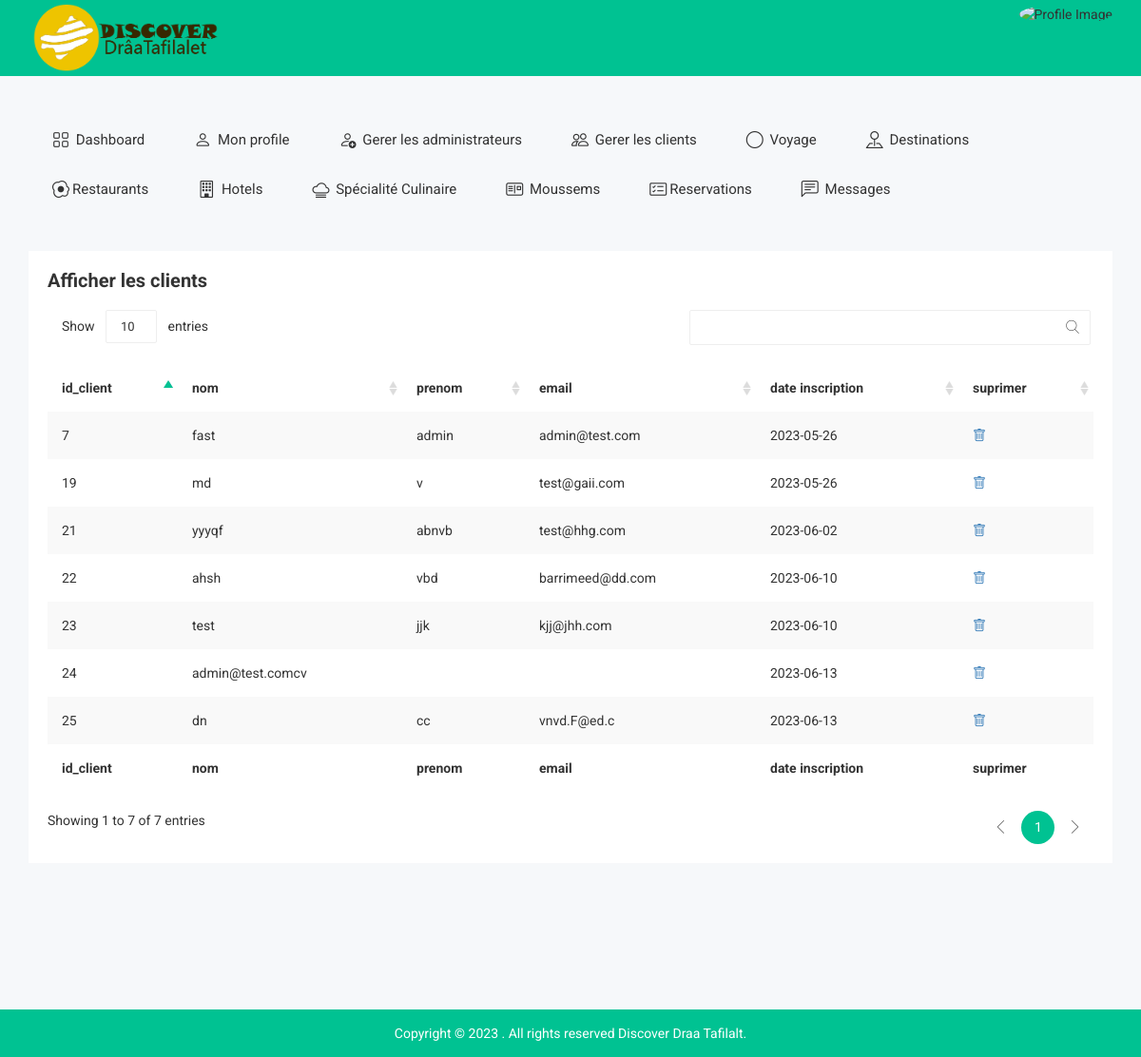
Page /afficheclient.php (signed in) on the committed database.
### tables this page shows
CREATE TABLE `client` (
  `id_client` int(11) NOT NULL,
  `nom` varchar(255) NOT NULL,
  `prenom` varchar(255) NOT NULL,
  `email` varchar(255) NOT NULL,
  `password` varchar(255) NOT NULL,
  `date-adding` date NOT NULL
);

### afficheclient.php (the view, shortened to what this page needs)
<?php
include 'connection.php';
$sql = 'SELECT *
		FROM client';
 $statement = $pdo->query($sql);
 $publishers = $statement->fetchAll(PDO::FETCH_ASSOC);
?>
<!doctype html>
<html class="no-js" lang="">
<head>
    <link rel="stylesheet" href="https://cdn.jsdelivr.net/npm/bootstrap-icons@1.10.5/font/bootstrap-icons.css">
        <link rel="stylesheet" href="css/bootstrap.min.css">
        <link rel="stylesheet" href="css/bootstrap/bootstrap.min.css">
        <link rel="stylesheet" href="css/font-awesome.min.css">
        <link rel="stylesheet" href="css/owl.carousel.css">
        <link rel="stylesheet" href="css/owl.theme.css">
        <link rel="stylesheet" href="css/owl.transitions.css">
        <link rel="stylesheet" href="css/meanmenu/meanmenu.min.css">
        <link rel="stylesheet" href="css/animate.css">
        <link rel="stylesheet" href="css/normalize.css">
        <link rel="stylesheet" href="css/wave/waves.min.css">
        <link rel="stylesheet" href="css/wave/button.css">
        <link rel="stylesheet" href="css/scrollbar/jquery.mCustomScrollbar.min.css">
        <link rel="stylesheet" href="css/notika-custom-icon.css">
        <link rel="stylesheet" href="css/jquery.dataTables.min.css">
        <link rel="stylesheet" href="css/main.css">
        <link rel="stylesheet" href="style.css">
        <link rel="stylesheet" href="css/responsive.css">
</head>
<body>
    <?php include 'tophead.php' ?>
    <div class="main-menu-area mg-tb-40">
    </div>
    <div class="notika-status-area">
        <div class="container">
            <div class="row">
                <div class="col-lg-12 col-md-12 col-sm-12 col-xs-12">
                    <div class="data-table-list">
                        <div class="basic-tb-hd">
                            <h2>Afficher les clients</h2>
                        </div>
                        <div class="table-responsive">
                            <table id="data-table-basic" class="table table-striped">
                                <thead>
                                    <tr>
                                        <th>id_client</th>
                                        <th>nom</th>
                                        <th>prenom</th>
                                        <th>email</th>
                                        <th>date inscription</th>
                                        <th>suprimer</th>
                                    </tr>
                                </thead>
                                <tbody>
                                <?php
                                if ($publishers) {
                                    foreach ($publishers as $publisher) {
                                        echo '<tr>
                                        <td>'.$publisher['id_client'].'</td>
                                        <td>'.$publisher['nom'].'</td>
                                        <td>'.$publisher['prenom'].'</td>
                                        <td>'.$publisher['email'].'</td>
                                        <td>'.$publisher['date-adding'].'</td>
                                        <td><a href="delete-client.php?id='.$publisher['id_client'].'"><i class="bi bi-trash"></i></a></td>
                                    </tr>';
                                    }
                                }
                                ?>
                                </tbody>
                                <tfoot>
                                    <tr>
                                    <th>id_client</th>
                                        <th>nom</th>
                                        <th>prenom</th>
                                        <th>email</th>
                                        <th>date inscription</th>
                                        <th>suprimer</th>
                                    </tr>
                                </tfoot>
                            </table>
                        </div>
                    </div>
                </div>
            </div>
        </div>
    </div>
    <div class="footer-copyright-area">
        <div class="container">
            <div class="row">
                <div class="col-lg-12 col-md-12 col-sm-12 col-xs-12">
                    <div class="footer-copy-right">
                        <p>Copyright © 2023
. All rights reserved Discover Draa Tafilalt.</p>
                    </div>
                </div>
            </div>
        </div>
    </div>
</body>
</html>

### tophead.php (shortened to what this page needs)
<div class="header-top-area">
        <div class="container">
            <div class="row">
                <div class="col-lg-4 col-md-4 col-sm-12 col-xs-12">
                    <div class="logo-area">
                        <a href="#"><img src="img/logo/logo.png" alt="" width="200px" height="70px"/></a>
                    </div>
                </div>
                <div class="col-lg-8 col-md-8 col-sm-12 col-xs-12">
                    <div class="header-top-menu">
                        <ul class="nav navbar-nav notika-top-nav">
                            <li class="nav-item dropdown">
                        <div class="profile-image" data-toggle="modal" data-target="#profileModal">
                    <img class="rounded-circle mb-3" src="<?php echo'../admin-ver/'.$_SESSION['photoprofile']?>" alt="Profile Image">
                  </div></li>
                        </ul>
                    </div>
                </div>
            </div>
        </div>
    </div>

### css/main.css (style rules this page uses)
html { color: #222; font-size: 1em; line-height: 1.4; }
audio, canvas, iframe, img, svg, video { vertical-align: middle; }

### rows in the picture
client: id_client "7", nom "fast", prenom "admin", email "admin@test.com", value "2023-05-26"
client: id_client "19", nom "md", prenom "v", email "test@gaii.com", value "2023-05-26"
client: id_client "21", nom "yyyqf", prenom "abnvb", email "test@hhg.com", value "2023-06-02"
client: id_client "22", nom "ahsh", prenom "vbd", email "barrimeed@dd.com", value "2023-06-10"
client: id_client "23", nom "test", prenom "jjk", email "kjj@jhh.com", value "2023-06-10"
client: id_client "24", nom "admin@test.comcv", value "2023-06-13"
client: id_client "25", nom "dn", prenom "cc", email "vnvd.F@ed.c", value "2023-06-13"
